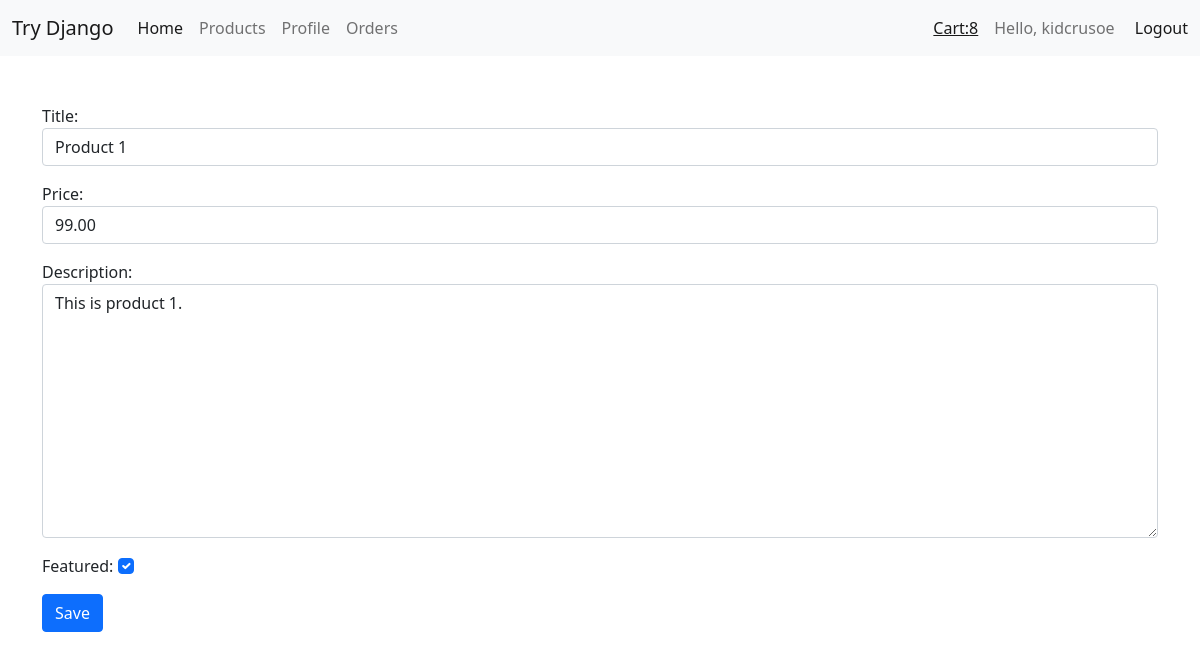
/product/1/ (signed in), run on the app's committed database.
### products/models.py (models this page shows, shortened)
class Product(models.Model):
    title = models.CharField(max_length=255, unique=True)
    price = models.DecimalField(decimal_places=2, max_digits=100000000)
    description = models.TextField(max_length=1000)
    featured = models.BooleanField(default=False)

### products/views.py (the view)
# urls.py: path('<int:pk>/', product_detail, name='product-detail'),
@login_required(login_url='accounts:login')
def product_detail(request, pk):
    product = get_object_or_404(Product, pk=pk)
    form = ProductForm(instance=product)
    if request.method == 'POST':
        form = ProductForm(request.POST, instance=product)
        if form.is_valid():
            form.save()
            return redirect(reverse('products:products'))
    context = {'title': product.title.capitalize(), 'form': form}
    return render(request, 'products/product_create.html', context)

### products/forms.py
class ProductForm(forms.ModelForm):
    title = forms.CharField(
        widget=forms.TextInput(
            attrs={
                'class': 'form-control',
                'placeholder': 'Your title'
            }
        )
    )
    price = forms.DecimalField(
        widget=forms.NumberInput(
            attrs={
                'class': 'form-control',
            }
        )
    )
    description = forms.CharField(
        widget=forms.Textarea(
            attrs={
                'class': 'form-control',
                'placeholder': 'Your description'
            }
        )
    )
    featured = forms.BooleanField(required=False,
        widget=forms.CheckboxInput(
            attrs={
                'class': 'form-check-input',
                'placeholder': 'Your description'
            }
        )
    )
    class Meta:
        model = Product
        fields = '__all__'

### orders/context_processors.py (called while the page is built)
def cartTotal(request):
    total = 0
    if request.user.is_authenticated:
        customer = request.user.customer
        order, created = Order.objects.get_or_create(
            customer=customer, status='C')
        total = order.get_cart_total
    return {'cartTotal': total}

### orders/models.py (called while the page is built)
    @property
    def get_order_items(self):
        return self.orderitem_set.all()

    @property
    def get_cart_total(self):
        total = sum([item.quantity for item in self.get_order_items])
        return total

### products/templates/products/product_create.html (shortened to what this page needs)
{% extends "base.html" %}
{% block content %}
<form action="." method="POST">
    {{ form.as_p }}
    <input class="btn btn-primary" type="submit" value="Save" />
</form>
{% endblock %}

### templates/navbar.html
<nav class="navbar navbar-expand-lg navbar-light bg-light mb-5">
    <div class="container-fluid">
      <a class="navbar-brand" href="#">Try Django</a>
      <div class="collapse navbar-collapse" id="navbarText">
        <ul class="navbar-nav me-auto mb-2 mb-lg-0">
          <li class="nav-item">
            <a class="nav-link active" aria-current="page" href="{% url 'home' %}">Home</a>
          </li>
          <li class="nav-item">
            <a class="nav-link" href="{% url 'products:all-products' %}">Products</a>
          </li>
          {% if not request.user.is_anonymous %}
            <li class="nav-item">
              <a class="nav-link" href="{% url 'customers:profile-view' %}">Profile</a>
            </li>
            <li class="nav-item">
              <a class="nav-link" href="{% url 'customers:orders-view' %}">Orders</a>
            </li>
          {% endif %}
        </ul>
        <span class="navbar-text me-3"><a href="{% url 'cart' %}">Cart:{{ cartTotal }}</a></span>
        <span class="navbar-text">
          {% if request.user.is_anonymous %}
            <a class="text-decoration-none ms-3" href="{% url 'accounts:login' %}">Login</a>
          {% else %}
            Hello, {{ request.user }}
            <a class="text-decoration-none ms-3" href="{% url 'accounts:logout' %}">Logout</a>
          {% endif %}
        </span>
      </div>
    </div>
  </nav>

### data on the page
Product: title "Product 1", price "99.00", description "This is product 1.", featured "☑"

### other printed values
{{ cartTotal }} "8"
{{ request.user }} "kidcrusoe"
